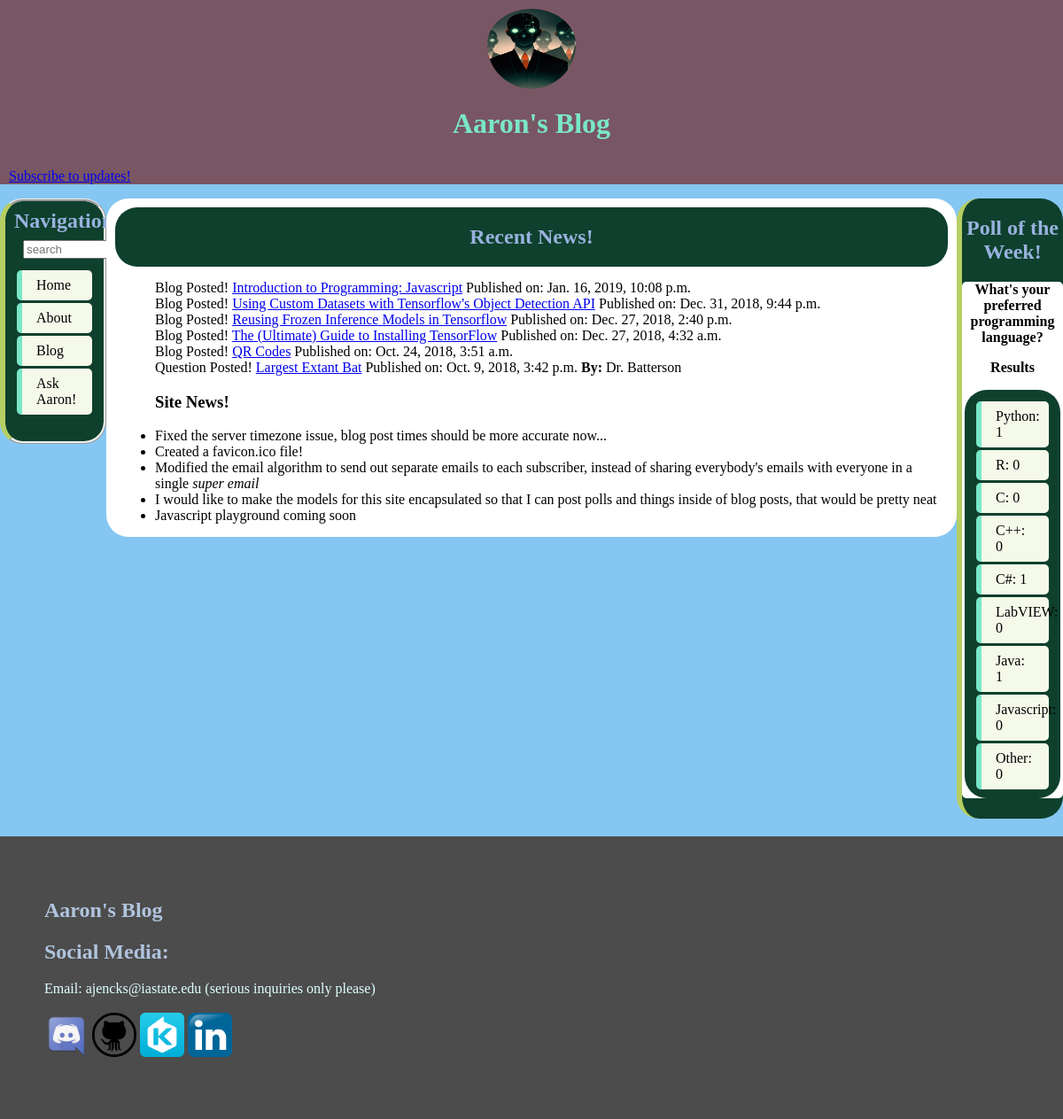
Screenshot of //1/ with the database file from the repository.
### blogapp/models.py (models this page shows, shortened)
class TextPost(models.Model, HitCountMixin):
	author = models.CharField(max_length=50, blank=True, null=True)
	pub_date = models.DateTimeField('date published')
	text = RichTextField()
	is_posted = models.BooleanField(default=True)
	hit_count_generic = GenericRelation(HitCount, object_id_field='object_pk', related_query_name='hit_count_generic_relation')
	class Meta:
		abstract = True

class BlogPost(TextPost, StatusModel):
	STATUS = Choices('draft', 'published')
	def defaultTag():
		return PostTopic.objects.get(tag="None")
	article_title = models.CharField(max_length=200)
	topic = models.ManyToManyField('PostTopic', default=[defaultTag])

class AskPost(TextPost):
	question_title = models.CharField(max_length=50)
	pass

class SiteNews(models.Model):
	tag = models.TextField()
	pub_date = models.DateTimeField('date published', default=timezone.now())
	def __str__(self):
		return self.tag

class Question(models.Model):
    question_text = models.CharField(max_length=200)
    pub_date = models.DateTimeField('date published')

class Choice(models.Model):
    question = models.ForeignKey(Question, on_delete=models.CASCADE)
    choice_text = models.CharField(max_length=200)
    votes = models.IntegerField(default=0)

### blogapp/views.py (the view)
# urls.py: path('', views.home, name='home'),
def home(request, use_results=0):
	latest_post_list = BlogPost.objects.order_by('-pub_date')[:5]
	latest_question_list = AskPost.objects.order_by('-pub_date')[:5]
	latest_news_list = SiteNews.objects.order_by('-pub_date')[:5]
	context = {'latestblog_activity_list': latest_post_list, 'latestquestion_activity_list': latest_question_list, 'latestnews_activity_list': latest_news_list, 'selected_poll': Question.objects.order_by('-pub_date')[0]}
	if use_results == 1:
		context['show_poll_result'] = True
	return render(request, 'blogapp/home.html', context)

### blogapp/templates/blogapp/home.html (shortened to what this page needs)
{% extends "blogapp/base.html" %}
{% block content %}
<h2 class="articleTitle">Recent News!</h2>
{% if latestblog_activity_list and latestquestion_activity_list and latestnews_activity_list %}
	<ul style="margin: 15px">
		{% for blogpost in latestblog_activity_list %}
			<li style="list-style-type: none;">Blog Posted! <a href="blog/{{blogpost.id}}/">{{ blogpost.article_title }}</a> Published on: {{blogpost.pub_date}}</li>
		{% endfor %}
		{% for askpost in latestquestion_activity_list %}
			<li style="list-style-type: none;">Question Posted! <a href="blog/forum/{{askpost.id}}/">{{ askpost.question_title }}</a> Published on: {{askpost.pub_date}} <b>By:</b> {{askpost.author}}</li>
		{% endfor %}
		<h3>Site News!</h3>
		{% for sitenews in latestnews_activity_list %}
			<li>{{ sitenews|safe }}</li>
		{% endfor %}
	</ul>
{% else %}
	<p style="margin: 15px;">No posts are available.</p>
{% endif %}
{% endblock %}
{% block pollbar %}
<h2 style="text-align: center; color: #99b2dd;">Poll of the Week!</h2>
<div class="poll">
	<p style="text-align: center;"><b>{{ selected_poll.question_text|default:"Not Found!" }}</b></p>
	{% if show_poll_result %}
		<p style="text-align: center;"><b>Results</b></p>
		<ul class="pollHeader">
			{% for choice in selected_poll.choice_set.all %}
				<li class="pollHeader">{{ choice.choice_text }}: {{ choice.votes }}</li>
			{% endfor %}
		</ul>
	{% endif %}
</div>
{% endblock %}

### blogapp/static/blogapp/styles.css (style rules this page uses)
* { box-sizing: border-box; }
body { background-repeat: repeat; background-position: center; background-size: default; padding: 0; margin: 0; }
body { background-color: #85c7f2; }
ul.pollHeader { border-radius: 25px; list-style-type: none; margin: 3px; padding: 10px; background-color: #0e402d; }
li.pollHeader { background-color: #f5f9e9; border-radius: 5px; margin: 3px; margin-bottom: 0; border-left: 6px solid #7ae7c7; display: block; color: #000; padding: 8px 16px; text-decoration: none; }
.articleTitle { text-align: center; color: #99b2dd; border-radius: 25px; background: #0e402d; padding: 20px; margin: 10px; }
.poll { border-radius: 5px; background: white; }

### rows the page displays
BlogPost: article_title "Introduction to Programming: Javascript", pub_date "Jan. 16, 2019, 10:08 p.m."
BlogPost: article_title "Using Custom Datasets with Tensorflow's Object Detection API", pub_date "Dec. 31, 2018, 9:44 p.m."
BlogPost: article_title "Reusing Frozen Inference Models in Tensorflow", pub_date "Dec. 27, 2018, 2:40 p.m."
BlogPost: article_title "The (Ultimate) Guide to Installing TensorFlow", pub_date "Dec. 27, 2018, 4:32 a.m."
BlogPost: article_title "QR Codes", pub_date "Oct. 24, 2018, 3:51 a.m."
AskPost: question_title "Largest Extant Bat", pub_date "Oct. 9, 2018, 3:42 p.m.", author "Dr. Batterson"
SiteNews: tag "Fixed the server timezone issue, blog post times should be more accurate now..."
SiteNews: tag "Created a favicon.ico file!"
SiteNews: tag "Modified the email algorithm to send out separate emails to each subscriber, instead of sharing everybody's emails with everyone in a single super email"
SiteNews: tag "I would like to make the models for this site encapsulated so that I can post polls and things inside of blog posts, that would be pretty neat"
SiteNews: tag "Javascript playground coming soon"
Question: question_text "What's your preferred programming language?"
Choice: choice_text "Python", votes "1"
Choice: choice_text "R", votes "0"
Choice: choice_text "C", votes "0"
Choice: choice_text "C++", votes "0"
Choice: choice_text "C#", votes "1"
Choice: choice_text "LabVIEW", votes "0"
Choice: choice_text "Java", votes "1"
Choice: choice_text "Javascript", votes "0"
Choice: choice_text "Other", votes "0"
